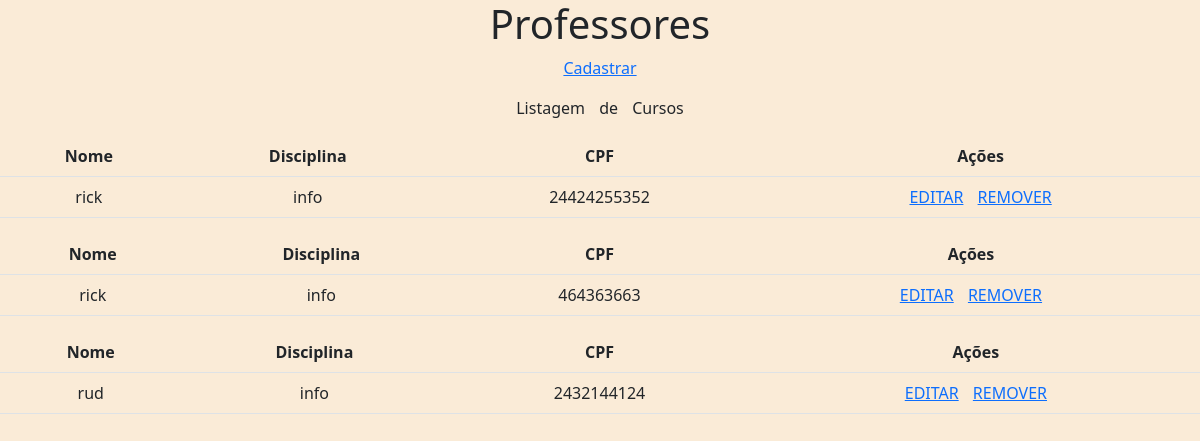
The page /professor/ on the database its author committed.
### core/models.py (models this page shows)
class Professor(models.Model):
    nome = models.CharField('Nome', max_length=100)
    disciplina = models.CharField('Disciplina', max_length=50)
    cpf = models.IntegerField('CPF', max_length=11)

### core/views.py (the view)
# urls.py: path('professor/', listar_professores, name='listar_professor'),
def listar_professores(request):
    professores = Professor.objects.all()
    contexto = {
        'todos_professores': professores
    }
    return render(request, 'professor.html', contexto)

### templates/professor.html (shortened to what this page needs)
<!DOCTYPE html>
<html lang="en">
<head>
    <link href="https://cdn.jsdelivr.net/npm/bootstrap@5.2.0/dist/css/bootstrap.min.css" rel="stylesheet">
</head>
<body>
    <h1>Professores</h1>
    <p><a href="{% url 'cadastrar_professor' %}">Cadastrar</a></p>
    <p>Listagem de Cursos</p>
    {% for professor in todos_professores %}
    <table class="table">
        <thead>
          <tr>
            <th scope="col">Nome</th>
            <th scope="col">Disciplina</th>
            <th scope="col">CPF</th>
            <th scope="col">Ações</th>
          </tr>
        </thead>
        <tbody>
          <tr>
            <td>{{professor.nome}} </td>
            <td>{{professor.disciplina}}</td>
            <td>{{professor.cpf}}</td>
            <td> <a href="{% url 'editar_professor' professor.id%}">EDITAR</a>
                <a href="{% url 'remover_professor' professor.id%}">REMOVER</a></td>
          </tr>
        </tbody>
      </table>
    {% empty %}
    <p> não existem cursos cadastrados</p>
    {% endfor %}
</body>
</html>

### templates/professor.html (style rules this page uses)
body { margin: 0%; word-spacing: 10px; text-align: center; background-color:antiquewhite; font-size: center; }

### rows shown on the page
Professor: nome "rick", disciplina "info", cpf "24424255352"
Professor: nome "rick", disciplina "info", cpf "464363663"
Professor: nome "rud", disciplina "info", cpf "2432144124"
